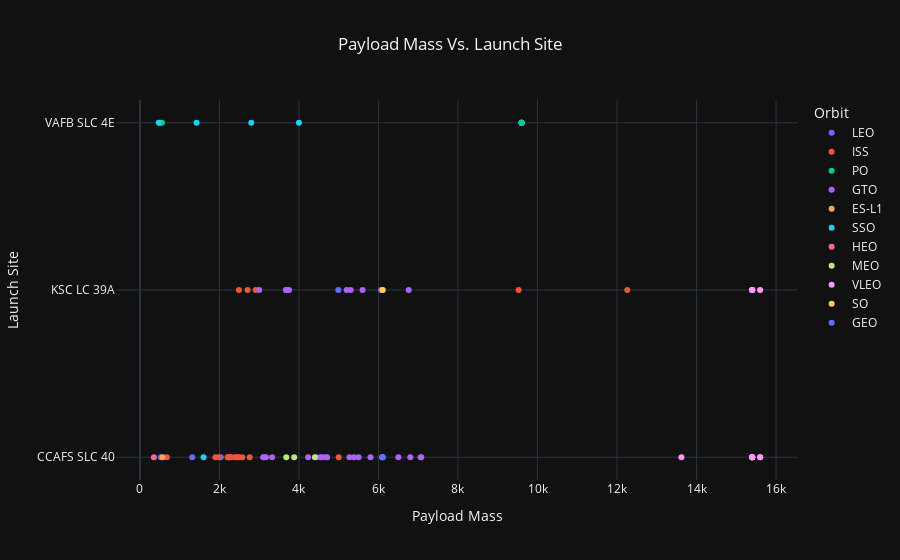

Notebook cell for this chart:
### Markdown cell above
Now try to explain the patterns you found in the Flight Number vs. Launch Site scatter point plots.

### Code cell
### TASK 2: Visualize the relationship between Payload and Launch Site
fig = px.scatter(
    df, x="PayloadMass", y="LaunchSite", color="Orbit", title="Payload Mass Vs. Launch Site",
    labels={
                     "PayloadMass": "Payload Mass",
                     "LaunchSite": "Launch Site",
                     "BoosterVersion": "Booster Version"
                 },
    hover_data=['PayloadMass', 'LaunchSite', 'BoosterVersion'],
    template='plotly_dark'
)

fig.layout.update(title_x = 0.5)

fig.show()

### Figure 1 — Plotly figure (JSON) as saved in the notebook; plotly's stock layout.template omitted (floating-point values rounded to 4 significant figures)
{"data": [{"customdata": [["Falcon 9"], ["Falcon 9"], ["Falcon 9"], ["Falcon 9"], ["Falcon 9"], ["Falcon 9"], ["Falcon 9"]], "hovertemplate": "Orbit=LEO<br>Payload Mass=%{x}<br>Launch Site=%{y}<br>Booster Version=%{customdata[0]}<extra></extra>", "legendgroup": "LEO", "marker": {"color": "#636efa", "symbol": "circle"}, "mode": "markers", "name": "LEO", "orientation": "h", "showlegend": true, "type": "scatter", "x": [6105.0, 525, 1316, 2034, 6105.0, 4990, 6105.0], "xaxis": "x", "y": ["CCAFS SLC 40", "CCAFS SLC 40", "CCAFS SLC 40", "CCAFS SLC 40", "KSC LC 39A", "KSC LC 39A", "CCAFS SLC 40"], "yaxis": "y"}, {"customdata": [["Falcon 9"], ["Falcon 9"], ["Falcon 9"], ["Falcon 9"], ["Falcon 9"], ["Falcon 9"], ["Falcon 9"], ["Falcon 9"], ["Falcon 9"], ["Falcon 9"], ["Falcon 9"], ["Falcon 9"], ["Falcon 9"], ["Falcon 9"], ["Falcon 9"], ["Falcon 9"], ["Falcon 9"], ["Falcon 9"], ["Falcon 9"], ["Falcon 9"], ["Falcon 9"]], "hovertemplate": "Orbit=ISS<br>Payload Mass=%{x}<br>Launch Site=%{y}<br>Booster Version=%{customdata[0]}<extra></extra>", "legendgroup": "ISS", "marker": {"color": "#EF553B", "symbol": "circle"}, "mode": "markers", "name": "ISS", "orientation": "h", "showlegend": true, "type": "scatter", "x": [677, 2296, 2216, 2395, 1898, 2477, 3136, 2257, 2490, 2708, 2910, 2205, 2760, 2410, 2573, 12259, 2482, 2228.0, 5000, 1977, 9525], "xaxis": "x", "y": ["CCAFS SLC 40", "CCAFS SLC 40", "CCAFS SLC 40", "CCAFS SLC 40", "CCAFS SLC 40", "CCAFS SLC 40", "CCAFS SLC 40", "CCAFS SLC 40", "KSC LC 39A", "KSC LC 39A", "KSC LC 39A", "CCAFS SLC 40", "CCAFS SLC 40", "CCAFS SLC 40", "CCAFS SLC 40", "KSC LC 39A", "CCAFS SLC 40", "CCAFS SLC 40", "CCAFS SLC 40", "CCAFS SLC 40", "KSC LC 39A"], "yaxis": "y"}, {"customdata": [["Falcon 9"], ["Falcon 9"], ["Falcon 9"], ["Falcon 9"], ["Falcon 9"], ["Falcon 9"], ["Falcon 9"], ["Falcon 9"], ["Falcon 9"]], "hovertemplate": "Orbit=PO<br>Payload Mass=%{x}<br>Launch Site=%{y}<br>Booster Version=%{customdata[0]}<extra></extra>", "legendgroup": "PO", "marker": {"color": "#00cc96", "symbol": "circle"}, "mode": "markers", "name": "PO", "orientation": "h", "showlegend": true, "type": "scatter", "x": [500, 553, 9600, 9600, 9600, 9600, 9600, 9600, 9600], "xaxis": "x", "y": ["VAFB SLC 4E", "VAFB SLC 4E", "VAFB SLC 4E", "VAFB SLC 4E", "VAFB SLC 4E", "VAFB SLC 4E", "VAFB SLC 4E", "VAFB SLC 4E", "VAFB SLC 4E"], "yaxis": "y"}, {"customdata": [["Falcon 9"], ["Falcon 9"], ["Falcon 9"], ["Falcon 9"], ["Falcon 9"], ["Falcon 9"], ["Falcon 9"], ["Falcon 9"], ["Falcon 9"], ["Falcon 9"], ["Falcon 9"], ["Falcon 9"], ["Falcon 9"], ["Falcon 9"], ["Falcon 9"], ["Falcon 9"], ["Falcon 9"], ["Falcon 9"], ["Falcon 9"], ["Falcon 9"], ["Falcon 9"], ["Falcon 9"], ["Falcon 9"], ["Falcon 9"], ["Falcon 9"], ["Falcon 9"], ["Falcon 9"]], "hovertemplate": "Orbit=GTO<br>Payload Mass=%{x}<br>Launch Site=%{y}<br>Booster Version=%{customdata[0]}<extra></extra>", "legendgroup": "GTO", "marker": {"color": "#ab63fa", "symbol": "circle"}, "mode": "markers", "name": "GTO", "orientation": "h", "showlegend": true, "type": "scatter", "x": [3170, 3325, 4535, 4428, 4707, 5271, 4696, 3100, 4600, 5500, 5600, 5300, 6070, 3669, 6761, 5200, 3700, 4230, 6092, 3750, 5384.0, 7076, 5800, 7060, 3000, 6500, 6800], "xaxis": "x", "y": ["CCAFS SLC 40", "CCAFS SLC 40", "CCAFS SLC 40", "CCAFS SLC 40", "CCAFS SLC 40", "CCAFS SLC 40", "CCAFS SLC 40", "CCAFS SLC 40", "CCAFS SLC 40", "CCAFS SLC 40", "KSC LC 39A", "KSC LC 39A", "KSC LC 39A", "KSC LC 39A", "KSC LC 39A", "KSC LC 39A", "KSC LC 39A", "CCAFS SLC 40", "CCAFS SLC 40", "KSC LC 39A", "CCAFS SLC 40", "CCAFS SLC 40", "CCAFS SLC 40", "CCAFS SLC 40", "KSC LC 39A", "CCAFS SLC 40", "CCAFS SLC 40"], "yaxis": "y"}, {"customdata": [["Falcon 9"]], "hovertemplate": "Orbit=ES-L1<br>Payload Mass=%{x}<br>Launch Site=%{y}<br>Booster Version=%{customdata[0]}<extra></extra>", "legendgroup": "ES-L1", "marker": {"color": "#FFA15A", "symbol": "circle"}, "mode": "markers", "name": "ES-L1", "orientation": "h", "showlegend": true, "type": "scatter", "x": [570], "xaxis": "x", "y": ["CCAFS SLC 40"], "yaxis": "y"}, {"customdata": [["Falcon 9"], ["Falcon 9"], ["Falcon 9"], ["Falcon 9"], ["Falcon 9"]], "hovertemplate": "Orbit=SSO<br>Payload Mass=%{x}<br>Launch Site=%{y}<br>Booster Version=%{customdata[0]}<extra></extra>", "legendgroup": "SSO", "marker": {"color": "#19d3f3", "symbol": "circle"}, "mode": "markers", "name": "SSO", "orientation": "h", "showlegend": true, "type": "scatter", "x": [475, 2800, 4000, 1425, 1600], "xaxis": "x", "y": ["VAFB SLC 4E", "VAFB SLC 4E", "VAFB SLC 4E", "VAFB SLC 4E", "CCAFS SLC 40"], "yaxis": "y"}, {"customdata": [["Falcon 9"]], "hovertemplate": "Orbit=HEO<br>Payload Mass=%{x}<br>Launch Site=%{y}<br>Booster Version=%{customdata[0]}<extra></extra>", "legendgroup": "HEO", "marker": {"color": "#FF6692", "symbol": "circle"}, "mode": "markers", "name": "HEO", "orientation": "h", "showlegend": true, "type": "scatter", "x": [350], "xaxis": "x", "y": ["CCAFS SLC 40"], "yaxis": "y"}, {"customdata": [["Falcon 9"], ["Falcon 9"], ["Falcon 9"]], "hovertemplate": "Orbit=MEO<br>Payload Mass=%{x}<br>Launch Site=%{y}<br>Booster Version=%{customdata[0]}<extra></extra>", "legendgroup": "MEO", "marker": {"color": "#B6E880", "symbol": "circle"}, "mode": "markers", "name": "MEO", "orientation": "h", "showlegend": true, "type": "scatter", "x": [4400, 3880, 3681], "xaxis": "x", "y": ["CCAFS SLC 40", "CCAFS SLC 40", "CCAFS SLC 40"], "yaxis": "y"}, {"customdata": [["Falcon 9"], ["Falcon 9"], ["Falcon 9"], ["Falcon 9"], ["Falcon 9"], ["Falcon 9"], ["Falcon 9"], ["Falcon 9"], ["Falcon 9"], ["Falcon 9"], ["Falcon 9"], ["Falcon 9"], ["Falcon 9"], ["Falcon 9"]], "hovertemplate": "Orbit=VLEO<br>Payload Mass=%{x}<br>Launch Site=%{y}<br>Booster Version=%{customdata[0]}<extra></extra>", "legendgroup": "VLEO", "marker": {"color": "#FF97FF", "symbol": "circle"}, "mode": "markers", "name": "VLEO", "orientation": "h", "showlegend": true, "type": "scatter", "x": [13620, 15600, 15400, 15600, 15400, 15600, 15400, 15400, 15400, 15400, 15400, 15400, 15400, 15400], "xaxis": "x", "y": ["CCAFS SLC 40", "CCAFS SLC 40", "CCAFS SLC 40", "CCAFS SLC 40", "CCAFS SLC 40", "KSC LC 39A", "KSC LC 39A", "CCAFS SLC 40", "CCAFS SLC 40", "CCAFS SLC 40", "KSC LC 39A", "KSC LC 39A", "KSC LC 39A", "CCAFS SLC 40"], "yaxis": "y"}, {"customdata": [["Falcon 9"]], "hovertemplate": "Orbit=SO<br>Payload Mass=%{x}<br>Launch Site=%{y}<br>Booster Version=%{customdata[0]}<extra></extra>", "legendgroup": "SO", "marker": {"color": "#FECB52", "symbol": "circle"}, "mode": "markers", "name": "SO", "orientation": "h", "showlegend": true, "type": "scatter", "x": [6105.0], "xaxis": "x", "y": ["KSC LC 39A"], "yaxis": "y"}, {"customdata": [["Falcon 9"]], "hovertemplate": "Orbit=GEO<br>Payload Mass=%{x}<br>Launch Site=%{y}<br>Booster Version=%{customdata[0]}<extra></extra>", "legendgroup": "GEO", "marker": {"color": "#636efa", "symbol": "circle"}, "mode": "markers", "name": "GEO", "orientation": "h", "showlegend": true, "type": "scatter", "x": [6105.0], "xaxis": "x", "y": ["CCAFS SLC 40"], "yaxis": "y"}], "layout": {"legend": {"title": {"text": "Orbit"}, "tracegroupgap": 0}, "title": {"text": "Payload Mass Vs. Launch Site", "x": 0.5}, "xaxis": {"anchor": "y", "domain": [0, 1], "title": {"text": "Payload Mass"}}, "yaxis": {"anchor": "x", "domain": [0, 1], "title": {"text": "Launch Site"}}}}
